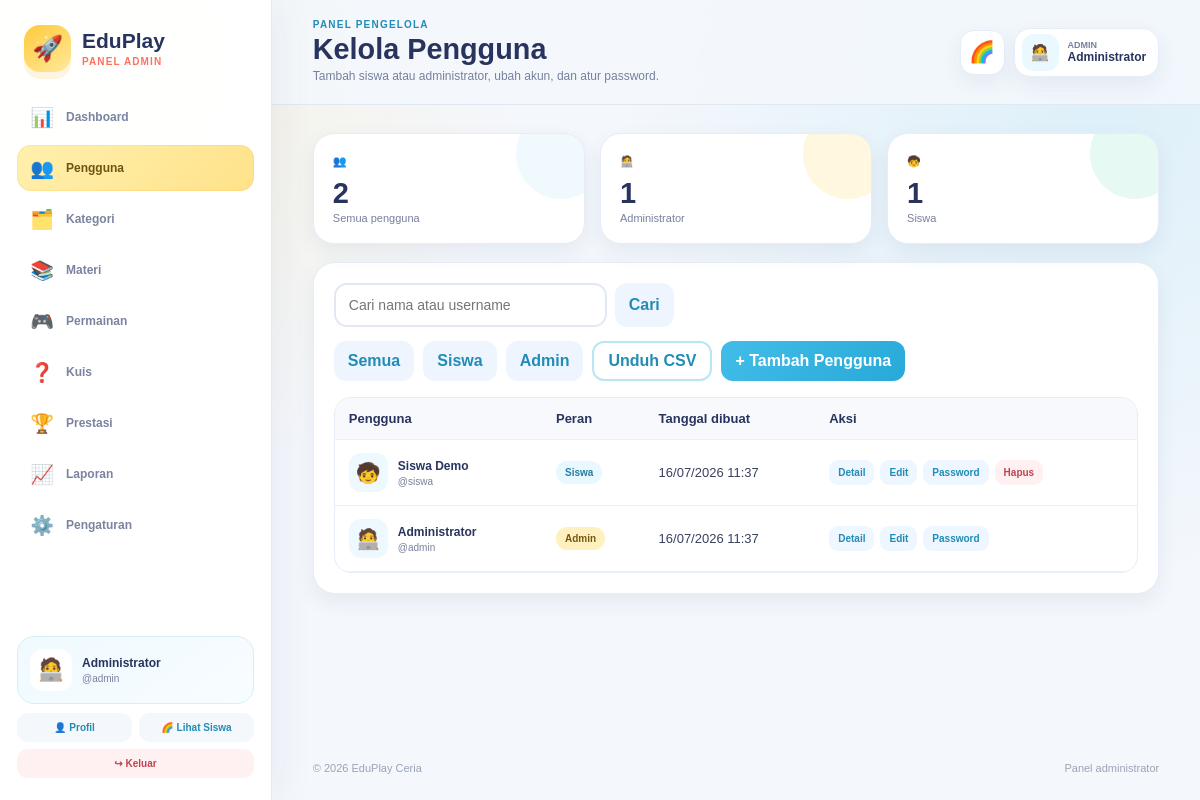
Screenshot of /admin/user/index.php (signed in) with the database file from the repository.
### tables this page shows
CREATE TABLE users(id INT AUTO_INCREMENT PRIMARY KEY,nama VARCHAR(120) NOT NULL,username VARCHAR(80) UNIQUE NOT NULL,password VARCHAR(255) NOT NULL,role ENUM('admin','siswa') DEFAULT 'siswa',created_at DATETIME DEFAULT CURRENT_TIMESTAMP);

### config/helper.php (called while the page is built, shortened)
<?php
function e(mixed $value): string { return htmlspecialchars((string)($value ?? ''), ENT_QUOTES, 'UTF-8'); }
function url(string $path=''): string { return BASE_URL . '/' . ltrim($path, '/'); }
function format_date_id(?string $date): string {
    $timestamp = strtotime($date);
    return $timestamp ? date('d/m/Y H:i', $timestamp) : $date;
}

### config/auth.php (called while the page is built, shortened)
<?php
require_once __DIR__ . '/helper.php';
function current_user(): ?array {
    if (!empty($_SESSION['user']) && is_array($_SESSION['user'])) return $_SESSION['user'];
    return null;
}

### admin/user/index.php (the view, shortened to what this page needs)
<?php
require_once __DIR__.'/../../config/auth.php';
require_once __DIR__.'/../../config/helper.php';
$pdo = db();
$q = trim((string)($_GET['q'] ?? ''));
$page = max(1, (int)($_GET['page'] ?? 1));
$perPage = 15;
$rows = [];
$counts = ['all'=>0,'admin'=>0,'siswa'=>0];
if ($pdo) {
    $where = [];
    $params = [];
    $whereSql = $where ? ' WHERE '.implode(' AND ', $where) : '';
    $offset = ($page - 1) * $perPage;
    $stmt = $pdo->prepare('SELECT id,nama,username,role,created_at FROM users'.$whereSql.' ORDER BY id DESC LIMIT '.$perPage.' OFFSET '.$offset);
    $stmt->execute($params);
    $rows = $stmt->fetchAll();
    $counts['all'] = (int)$pdo->query('SELECT COUNT(*) FROM users')->fetchColumn();
    $counts['admin'] = (int)$pdo->query("SELECT COUNT(*) FROM users WHERE role='admin'")->fetchColumn();
    $counts['siswa'] = (int)$pdo->query("SELECT COUNT(*) FROM users WHERE role='siswa'")->fetchColumn();
}
$adminPageTitle = 'Kelola Pengguna';
$adminPageDescription = 'Tambah siswa atau administrator, ubah akun, dan atur password.';
$adminActive = 'user';
include __DIR__.'/../../includes/admin_header.php';
?>
<section class="admin-grid" style="grid-template-columns:repeat(3,minmax(0,1fr));margin-bottom:18px">
  <div class="admin-stat"><span class="admin-stat-icon">👥</span><strong><?= $counts['all'] ?></strong><span>Semua pengguna</span></div>
  <div class="admin-stat sun"><span class="admin-stat-icon">🧑‍💻</span><strong><?= $counts['admin'] ?></strong><span>Administrator</span></div>
  <div class="admin-stat mint"><span class="admin-stat-icon">🧒</span><strong><?= $counts['siswa'] ?></strong><span>Siswa</span></div>
</section>
<section class="admin-card">
  <div class="admin-toolbar">
    <form class="admin-search" method="get">
      <input name="q" value="<?= e($q) ?>" placeholder="Cari nama atau username">
      <button class="btn ghost" type="submit">Cari</button>
    </form>
    <div class="admin-toolbar-group">
      <a class="btn ghost" href="<?= url('admin/user/index.php') ?>">Semua</a>
      <a class="btn ghost" href="<?= url('admin/user/index.php?role=siswa') ?>">Siswa</a>
      <a class="btn ghost" href="<?= url('admin/user/index.php?role=admin') ?>">Admin</a>
      <a class="btn outline" href="<?= url('admin/user/export.php') ?>">Unduh CSV</a>
      <a class="btn" href="<?= url('admin/user/tambah.php') ?>">+ Tambah Pengguna</a>
    </div>
  </div>
  <?php if (!$pdo): ?><div class="notice warning">Database belum terhubung.</div><?php elseif ($rows): ?>
  <div class="admin-table-wrap"><table><thead><tr><th>Pengguna</th><th>Peran</th><th>Tanggal dibuat</th><th>Aksi</th></tr></thead><tbody>
  <?php foreach ($rows as $row): ?><tr>
    <td><div class="admin-row-title"><span class="admin-row-avatar"><?= $row['role']==='admin'?'🧑‍💻':'🧒' ?></span><span><strong><?= e($row['nama']) ?></strong><small>@<?= e($row['username']) ?></small></span></div></td>
    <td><span class="role-badge <?= e($row['role']) ?>"><?= e(ucfirst($row['role'])) ?></span></td>
    <td><?= e(format_date_id($row['created_at'])) ?></td>
    <td><div class="table-actions">
      <a href="<?= url('admin/user/detail.php?id='.$row['id']) ?>">Detail</a>
      <a href="<?= url('admin/user/edit.php?id='.$row['id']) ?>">Edit</a>
      <a href="<?= url('admin/user/reset-password.php?id='.$row['id']) ?>">Password</a>
      <?php if ((int)$row['id'] !== (int)(current_user()['id'] ?? 0)): ?>
      <form class="inline-form" method="post" action="<?= url('admin/user/hapus.php') ?>" onsubmit="return confirm('Hapus akun <?= e(addslashes($row['nama'])) ?>?')"><?= csrf_field() ?><input type="hidden" name="id" value="<?= (int)$row['id'] ?>"><button class="danger" type="submit">Hapus</button></form>
      <?php endif; ?>
    </div></td>
  </tr><?php endforeach; ?>
  </tbody></table></div>
  <?php else: ?><div class="admin-empty"><span>🔎</span><strong>Pengguna tidak ditemukan</strong><small>Ubah kata pencarian atau buat akun baru.</small></div><?php endif; ?>
</section>
<?php include __DIR__.'/../../includes/admin_footer.php'; ?>

### includes/admin_header.php (shortened to what this page needs)
<?php
require_once __DIR__.'/../config/helper.php';
require_once __DIR__.'/../config/auth.php';
$adminPageTitle = $adminPageTitle ?? 'Panel Admin';
$adminPageDescription = $adminPageDescription ?? 'Kelola EduPlay Ceria.';
$adminActive = $adminActive ?? '';
?>
<!doctype html>
<html lang="id">
<head>
<link rel="stylesheet" href="<?= url('assets/css/style.css') ?>">
<link rel="stylesheet" href="<?= url('assets/css/admin.css') ?>">
<link rel="stylesheet" href="<?= url('assets/css/responsive.css') ?>">
</head>
<body class="admin-body">
<div class="admin-app">
  <?php include __DIR__.'/admin_sidebar.php'; ?>
  <div class="admin-main">
    <header class="admin-topbar">
      <div class="admin-topbar-copy"><small>Panel Pengelola</small><h1><?= e($adminPageTitle) ?></h1><p><?= e($adminPageDescription) ?></p></div>
      <div class="admin-topbar-actions">
        <a class="admin-icon-link" href="<?= url('index.php') ?>" title="Lihat sisi siswa">🌈</a>
        <a class="admin-profile-chip" href="<?= url('admin/profile/index.php') ?>"><span>🧑‍💻</span><span><small>Admin</small><b><?= e($adminUser['name'] ?? '') ?></b></span></a>
      </div>
    </header>
      <div class="admin-mobile-menu-panel"><?php include __DIR__.'/admin_sidebar.php'; ?></div>
    <main class="admin-content">

### includes/admin_sidebar.php
<?php
$adminActive = $adminActive ?? '';
$adminUser = current_user();
$adminItems = [
    ['dashboard','📊','Dashboard','admin/dashboard.php'],
    ['user','👥','Pengguna','admin/user/index.php'],
    ['kategori','🗂️','Kategori','admin/kategori/index.php'],
    ['materi','📚','Materi','admin/materi/index.php'],
    ['permainan','🎮','Permainan','admin/permainan/index.php'],
    ['quiz','❓','Kuis','admin/quiz/index.php'],
    ['prestasi','🏆','Prestasi','admin/prestasi/index.php'],
    ['laporan','📈','Laporan','admin/laporan/index.php'],
    ['setting','⚙️','Pengaturan','admin/setting/index.php'],
];
?>
<aside class="admin-sidebar">
  <a class="admin-brand" href="<?= url('admin/dashboard.php') ?>">
    <span class="admin-brand-mark">🚀</span>
    <span><strong>EduPlay</strong><small>Panel Admin</small></span>
  </a>
  <nav class="admin-menu" aria-label="Navigasi administrator">
    <?php foreach ($adminItems as [$key,$icon,$label,$path]): ?>
      <a class="<?= $adminActive === $key ? 'active' : '' ?>" href="<?= url($path) ?>"><span><?= $icon ?></span><b><?= e($label) ?></b></a>
    <?php endforeach; ?>
  </nav>
  <div class="admin-account-card">
    <span class="admin-avatar">🧑‍💻</span>
    <div><strong><?= e($adminUser['name'] ?? 'Administrator') ?></strong><small>@<?= e($adminUser['username'] ?? 'admin') ?></small></div>
  </div>
  <div class="admin-sidebar-actions">
    <a href="<?= url('admin/profile/index.php') ?>">👤 Profil</a>
    <a href="<?= url('index.php') ?>">🌈 Lihat Siswa</a>
    <a class="danger-link" href="<?= url('logout.php') ?>">↪ Keluar</a>
  </div>
</aside>

### assets/css/style.css (style rules this page uses)
:root { --sun:#ffca3a; --sun-deep:#f5a623; --coral:#ff705d; --sky:#42bde8; --sky-deep:#218cb6; --mint:#4fd2a2; --mint-deep:#249872; --violet:#8b7cf6; --navy:#28345d; --ink:#38405f; --muted:#77809d; --paper:#ffffff; --canvas:#f5f9ff; --canvas-warm:#fff9e9; --line:#e6edf8; --danger:#ef5b67; --success:#34b27b; --shadow-sm:0 8px 20px rgba(51,72,116,.08); --shadow:0 18px 45px rgba(51,72,116,.13); --shadow-pop:0 14px 0 rgba(42,52,93,.05),0 22px 50px rgba(51,72,116,.16); --radius-sm:14px; --radius:22px; --radius-lg:32px; --sidebar:260px; font-family:"Nunito","Arial Rounded MT Bold","Trebuchet MS",Arial,sans-serif; }
* { box-sizing:border-box }
html { scroll-behavior:smooth;background:var(--canvas) }
body { margin:0;color:var(--ink);background: radial-gradient(circle at 5% 5%,rgba(255,202,58,.18),transparent 24rem), radial-gradient(circle at 95% 12%,rgba(66,189,232,.16),transparent 28rem), var(--canvas);min-height:100vh }
a { color:inherit }
button,input,textarea,select { font:inherit }
button,a { -webkit-tap-highlight-color:transparent }
.big-btn,.action-btn,.btn { display:inline-flex;align-items:center;justify-content:center;gap:8px;min-height:48px;border:0;border-radius:16px;padding:11px 18px;text-align:center;text-decoration:none;font-weight:900;cursor:pointer;transition:.17s transform,.17s filter,.17s box-shadow }
.big-btn.blue,.btn { background:linear-gradient(135deg,var(--sky),#28a9d8);color:#fff }
.big-btn.outline,.action-btn.outline,.btn.outline { background:#fff;border:2px solid #b9e5f5;color:var(--sky-deep);box-shadow:none }
.btn { min-height:40px;border-radius:12px;padding:9px 14px }
.btn.ghost { background:#eef5ff;color:var(--sky-deep) }
table { border-collapse:collapse;width:100%;font:13px Arial,sans-serif }
th,td { padding:13px 14px;border-bottom:1px solid #edf1f6;text-align:left;white-space:nowrap }
th { color:var(--navy);background:#f8faff;font-weight:900 }
input,textarea,select { width:100%;padding:12px 13px;border:2px solid #e2e9f3;border-radius:13px;font:14px Arial,sans-serif;background:#fff;color:var(--ink);outline:none;transition:.15s border,.15s box-shadow }

### rows the page displays
users: nama "Administrator", username "admin", role "Admin", created_at "16/07/2026 11:37"
users: nama "Siswa Demo", username "siswa", role "Siswa", created_at "16/07/2026 11:37"

### other values shown
$icon "📊"
$label "Dashboard"
$icon "👥"
$label "Pengguna"
$icon "🗂️"
$label "Kategori"
$icon "📚"
$label "Materi"
$icon "🎮"
$label "Permainan"
$icon "❓"
$label "Kuis"
$icon "🏆"
$label "Prestasi"
$icon "📈"
